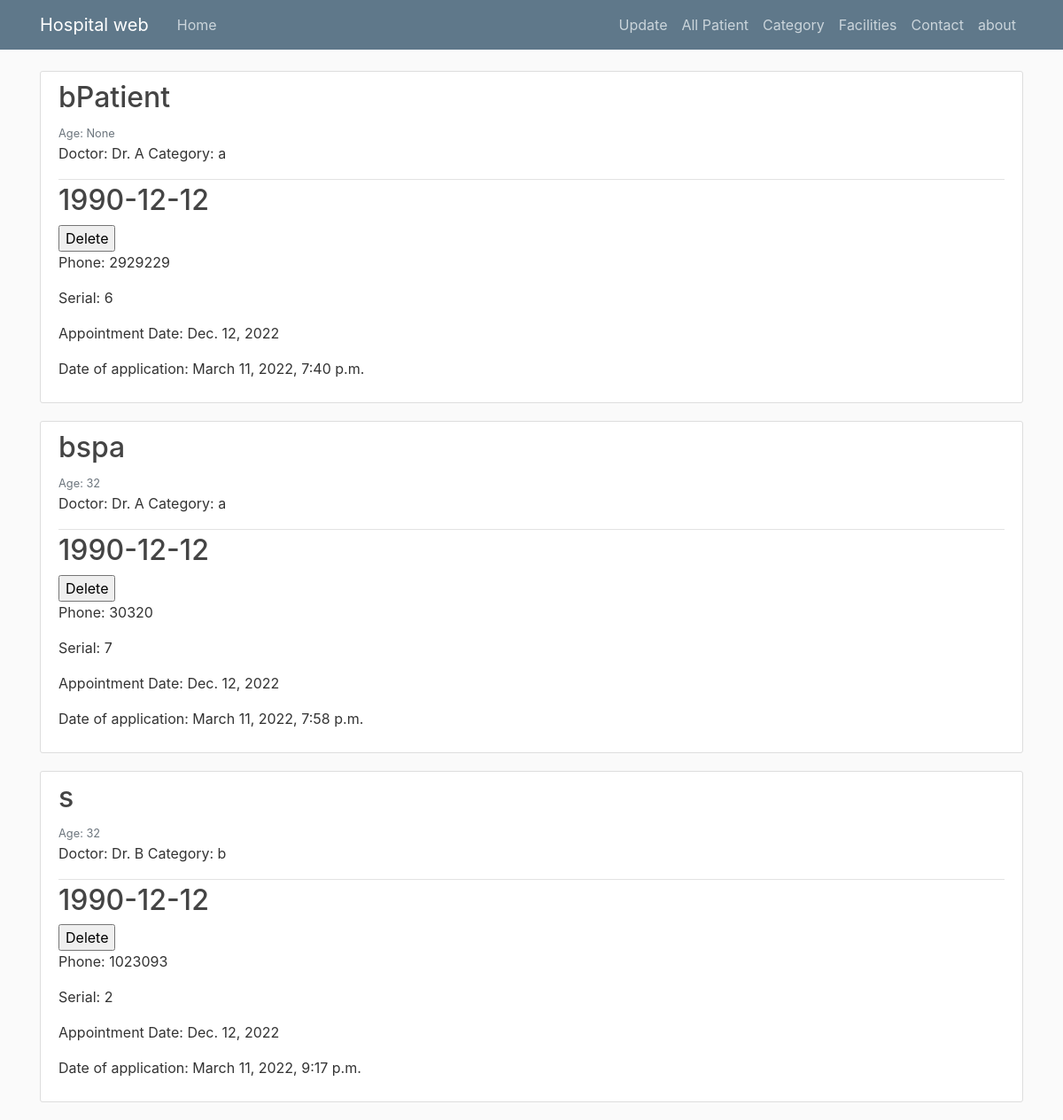
Screenshot of /allpatients/ (signed in) with the database file from the repository.
### users/models.py (models this page shows, shortened)
class Patient(models.Model):
    name = models.CharField(max_length=20)
    dob = models.CharField(max_length=20)
    age = models.IntegerField(default=None, null=True)
    phone = models.CharField(max_length=15)
    doctors = models.ManyToManyField(Doctor)
    date = models.DateTimeField(default=timezone.now)
    appointment = models.DateField(null=True)
    serial = models.IntegerField(null=True)
    """
    def save(self, *args, **kwargs):
        self.is_adult()
        super(MyModel, self).save(*args, **kwargs)
    """

class Doctor(models.Model):
    categories = (('Obstetricians and gynecologists', 'Obstetricians and gynecologists'), ('Psychiatrists', 'Psychiatrists'), ('Neurologists', 'Neurologists'), ('Cardiologists', 'Cardiologists'))
    name = models.CharField(max_length=20)
    category = models.CharField(max_length=100, choices=categories)
    details = models.TextField()
    visitingHour = models.CharField(max_length=15)
    visitingDates = models.CharField(max_length=30)
    dailyoccupation = models.IntegerField(default=0)

### users/views.py (the view)
# urls.py: path('allpatients/', views.allpatients, name='allpatients'),
@login_required(login_url='/admin')
def allpatients(request):
    context = {
        'pst': Patient.objects.all()
    }
    return render(request, 'users/allpatients.html', context)

### users/templates/users/allpatients.html (shortened to what this page needs)
{% extends "users/main.html" %}
{% load crispy_forms_tags %}
{% block content %}
{% for post in pst %}
<article class="media content-section">
  <div class="media-body">
    <div class="article-metadata">
      <h2>{{ post.name }}</h2>
      <small class="text-muted">Age: {{ post.age}}</small>
        {% for i in post.doctors.all %}
        <p>Doctor: {{i.name}} Category: {{i.category}}</p>
        {% endfor %}
    </div>
    <h2><a class="article-title" href="#">{{ post.dob}}</a></h2>
    <form action = "{% url 'deletePatient'%}"  method = "POST">
	<input type="submit" value="Delete">
    </form>
    <p class="article-content">Phone: {{ post.phone }}</p>
    <p>Serial: {{post.serial}}</p>
    <p>Appointment Date: {{post.appointment}}</p>
    <p>Date of application: {{post.date}}</p>
  </div>
</article>
{% endfor %}
{% endblock content %}

### users/templates/users/main.html (shortened to what this page needs)
{% load static %}
<!DOCTYPE html>
<html lang="en">
  <head>
    <link rel="stylesheet" href="https://maxcdn.bootstrapcdn.com/bootstrap/4.0.0/css/bootstrap.min.css">
      <link rel="stylesheet" type="text/css" href="{% static 'blog/main.css' %}">
  </head>
  <body>
<header class="site-header">
  <nav class="navbar navbar-expand-md navbar-dark bg-steel fixed-top">
    <div class="container">
      <a class="navbar-brand mr-4" href="{% url 'home' %}">Hospital web</a>
      <div class="collapse navbar-collapse" id="navbarToggle">
        <div class="navbar-nav mr-auto">
          <a class="nav-item nav-link" href="{% url 'home' %}">Home</a>
        </div>
        <div class="navbar-nav">
          {% if user.is_authenticated %}
          <a class="nav-item nav-link" href="{% url 'update' %}">Update</a>
          <a class="nav-item nav-link" href="{% url 'allpatients' %}">All Patient</a>
            <a class="nav-item nav-link" href="{% url 'category' %}">Category</a>
          <a class="nav-item nav-link" href="{% url 'about' %}">Facilities</a>
          <a class="nav-item nav-link" href="{% url 'contact' %}">Contact</a>
          <a class="nav-item nav-link" href="{% url 'about' %}">about</a>
          {% else %}
          <a class="nav-item nav-link" href="{% url 'about' %}">Facilities</a>
          <a class="nav-item nav-link" href="{% url 'category' %}">Category</a>
          <a class="nav-item nav-link" href="{% url 'contact' %}">Contact</a>
          <a class="nav-item nav-link" href="{% url 'about' %}">about</a>
          {% endif %}
        </div>
      </div>
    </div>
  </nav>
</header>
<main role="main" class="container">
  <div class="row">
    <div class="col-md-12">
      {% block content %}{% endblock %}
    </div>
  </div>
</main>
  </body>
</html>

### users/static/blog/main.css (style rules this page uses)
body { background: #fafafa; color: #333333; margin-top: 5rem; }
h1, h2, h3, h4, h5, h6 { color: #444444; }
.bg-steel { background-color: #5f788a; }
.site-header .navbar-nav .nav-link { color: #cbd5db; }
.content-section { background: #ffffff; padding: 10px 20px; border: 1px solid #dddddd; border-radius: 3px; margin-bottom: 20px; }
.article-title { color: #444444; }
.article-content { white-space: pre-line; }
.article-metadata { padding-bottom: 1px; margin-bottom: 4px; border-bottom: 1px solid #e3e3e3 }

### rows the page displays
Patient: name "bPatient", age "None", dob "1990-12-12", phone "2929229", serial "6", appointment "Dec. 12, 2022", date "March 11, 2022, 7:40 p.m."
Doctor: name "Dr. A", category "a"
Patient: name "bspa", age "32", dob "1990-12-12", phone "30320", serial "7", appointment "Dec. 12, 2022", date "March 11, 2022, 7:58 p.m."
Patient: name "s", age "32", dob "1990-12-12", phone "1023093", serial "2", appointment "Dec. 12, 2022", date "March 11, 2022, 9:17 p.m."
Doctor: name "Dr. B", category "b"
